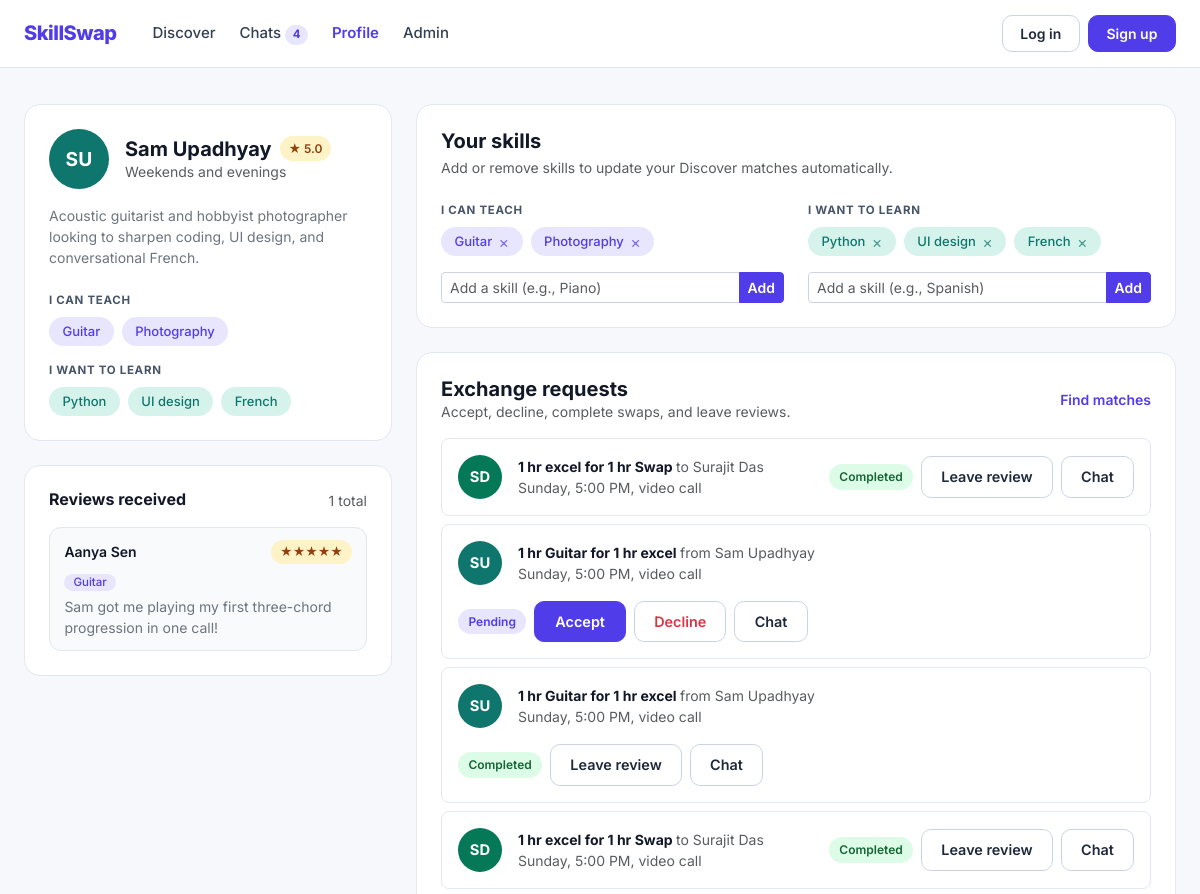
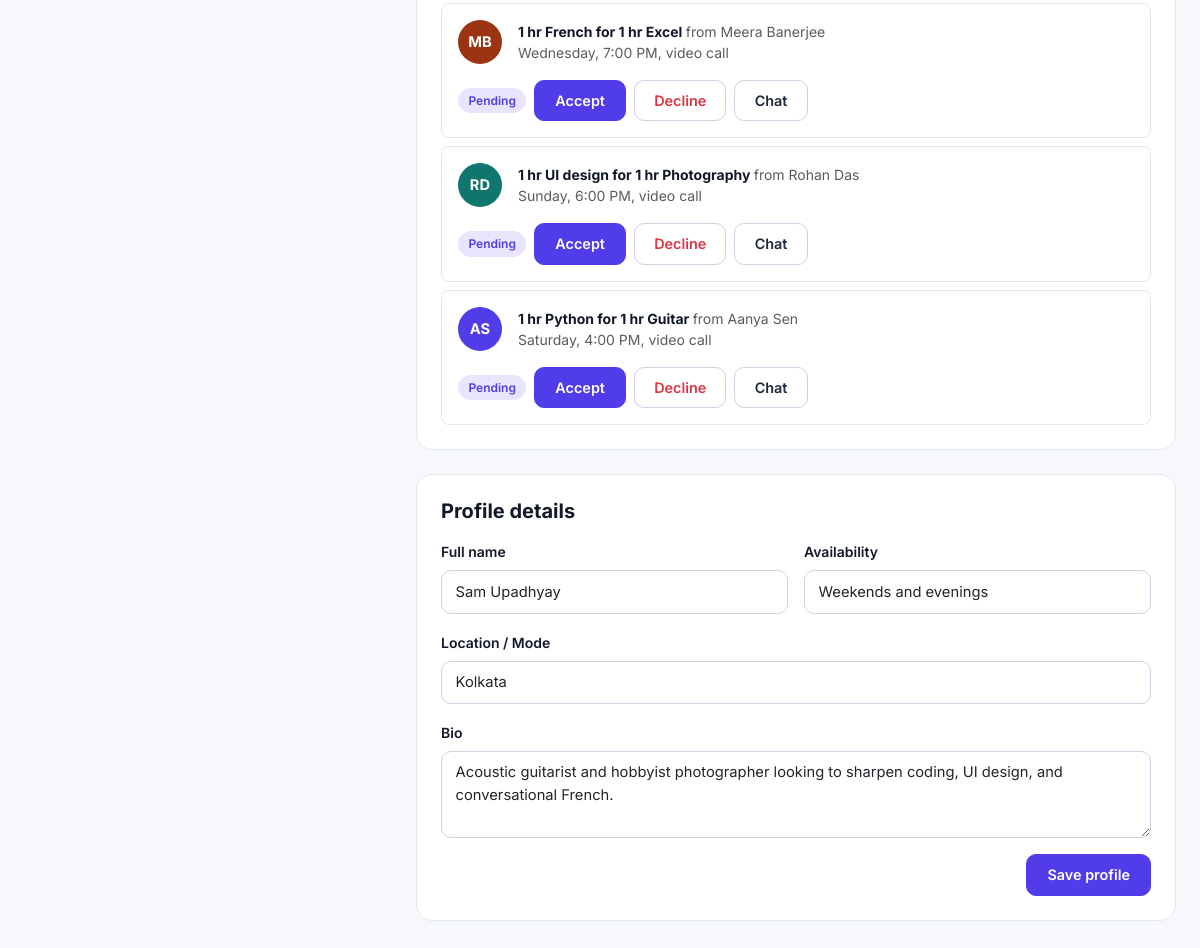
The app's page /profile.php with its own data (2 pictures, top to bottom).
### tables this page shows
CREATE TABLE users (
        id INTEGER PRIMARY KEY AUTOINCREMENT,
        name TEXT NOT NULL,
        email TEXT NOT NULL UNIQUE,
        password_hash TEXT NOT NULL,
        initials TEXT NOT NULL,
        avatar_color TEXT NOT NULL DEFAULT '#503CE8',
        availability TEXT NOT NULL DEFAULT 'Weekends, online',
        location TEXT NOT NULL DEFAULT 'Online',
        bio TEXT NOT NULL DEFAULT '',
        created_at TEXT NOT NULL DEFAULT CURRENT_TIMESTAMP
    , role TEXT NOT NULL DEFAULT 'user', status TEXT NOT NULL DEFAULT 'active');

CREATE TABLE reviews (
        id INTEGER PRIMARY KEY AUTOINCREMENT,
        reviewer_id INTEGER NOT NULL,
        reviewee_id INTEGER NOT NULL,
        proposal_id INTEGER DEFAULT NULL,
        rating INTEGER NOT NULL CHECK (rating BETWEEN 1 AND 5),
        skill_practiced TEXT NOT NULL DEFAULT '',
        comment TEXT NOT NULL DEFAULT '',
        created_at TEXT NOT NULL DEFAULT CURRENT_TIMESTAMP,
        FOREIGN KEY (reviewer_id) REFERENCES users(id) ON DELETE CASCADE,
        FOREIGN KEY (reviewee_id) REFERENCES users(id) ON DELETE CASCADE,
        FOREIGN KEY (proposal_id) REFERENCES swap_proposals(id) ON DELETE SET NULL
    );

CREATE TABLE "swap_proposals" (
        id INTEGER PRIMARY KEY AUTOINCREMENT,
        proposer_id INTEGER NOT NULL,
        recipient_id INTEGER NOT NULL,
        title TEXT NOT NULL,
        teach_skill TEXT NOT NULL DEFAULT '',
        learn_skill TEXT NOT NULL DEFAULT '',
        schedule_text TEXT NOT NULL,
        note TEXT NOT NULL DEFAULT '',
        status TEXT NOT NULL DEFAULT 'pending' CHECK (status IN ('pending', 'accepted', 'declined', 'completed', 'cancelled')),
        updated_at TEXT NOT NULL DEFAULT CURRENT_TIMESTAMP,
        FOREIGN KEY (proposer_id) REFERENCES users(id) ON DELETE CASCADE,
        FOREIGN KEY (recipient_id) REFERENCES users(id) ON DELETE CASCADE
    );

### includes/auth.php (called while the page is built, shortened)
<?php
function isLoggedIn(): bool
{
    return isset($_SESSION['user_id']) && (int)$_SESSION['user_id'] > 0;
}
function getActiveUserId(): int
{
    return 1;
}
function getUserWithSkills(PDO $pdo, int $userId): ?array
{
    $stmt = $pdo->prepare(
        'SELECT id, name, email, initials, avatar_color, availability, location, bio, role, status, created_at
         FROM users WHERE id = ?'
    );
    $stmt->execute([$userId]);
    $user = $stmt->fetch();
    $skillStmt = $pdo->prepare(
        'SELECT skill_name, skill_type FROM user_skills WHERE user_id = ? ORDER BY sort_order ASC, id ASC'
    );
    $skillStmt->execute([$userId]);
    $teach = [];
    $learn = [];
    foreach ($skillStmt->fetchAll() as $row) {
        if ($row['skill_type'] === 'teach') {
            $teach[] = $row['skill_name'];
        } else {
            $learn[] = $row['skill_name'];
        }
    }
    $revStmt = $pdo->prepare(
        'SELECT COUNT(*) AS cnt, COALESCE(ROUND(AVG(rating), 1), 0) AS avg_rating
         FROM reviews WHERE reviewee_id = ?'
    );
    $revStmt->execute([$userId]);
    $revStats = $revStmt->fetch() ?: ['cnt' => 0, 'avg_rating' => 0];
    $user['teach_skills'] = $teach;
    $user['learn_skills'] = $learn;
    $user['review_count'] = (int)$revStats['cnt'];
    $user['avg_rating'] = (float)$revStats['avg_rating'];
    return $user;
}
function getUserReviews(PDO $pdo, int $userId, int $limit = 10): array
{
    $stmt = $pdo->prepare(
        'SELECT r.*, u.name AS reviewer_name, u.initials AS reviewer_initials, u.avatar_color AS reviewer_color
         FROM reviews r
         JOIN users u ON u.id = r.reviewer_id
         WHERE r.reviewee_id = ?
         ORDER BY r.id DESC
         LIMIT ?'
    );
    $stmt->execute([$userId, $limit]);
    return $stmt->fetchAll();
}
function getCurrentUser(PDO $pdo): array
{
    $user = getUserWithSkills($pdo, getActiveUserId());
    return $user;
}
function e(string $value): string
{
    return htmlspecialchars($value, ENT_QUOTES, 'UTF-8');
}

### profile.php (the view, shortened to what this page needs)
<?php
require_once __DIR__ . '/includes/header.php';
$myId = (int)$currentUser['id'];
$swapsStmt = $pdo->prepare(
    'SELECT sp.*, u.id AS partner_id, u.name AS partner_name, u.initials AS partner_initials, u.avatar_color AS partner_color
     FROM swap_proposals sp
     JOIN users u ON u.id = CASE WHEN sp.proposer_id = :uid THEN sp.recipient_id ELSE sp.proposer_id END
     WHERE sp.proposer_id = :uid OR sp.recipient_id = :uid
     ORDER BY sp.id DESC'
);
$swapsStmt->execute([':uid' => $myId]);
$mySwaps = $swapsStmt->fetchAll();
$myReviews = getUserReviews($pdo, $myId, 15);
?>
<main class="container-xxl px-4 discover-layout">
  <div class="row g-4">
    <div class="col-lg-4">
      <div class="ss-card p-4">
        <div class="d-flex align-items-center gap-3 mb-3">
          <span class="avatar-circle avatar-circle-lg" id="profileAvatarPreview" style="background-color: <?= e($currentUser['avatar_color']) ?>;">
            <?= e($currentUser['initials']) ?>
          </span>
          <div>
            <div class="d-flex align-items-center gap-2">
              <h1 class="h5 fw-bold mb-0" id="profileNamePreview"><?= e($currentUser['name']) ?></h1>
              <?php if ($currentUser['review_count'] > 0): ?>
                <span class="rating-badge">★ <?= number_format((float)$currentUser['avg_rating'], 1) ?></span>
              <?php endif; ?>
            </div>
            <div class="text-muted small" id="profileAvailPreview"><?= e($currentUser['availability']) ?></div>
          </div>
        </div>
        <p class="text-secondary small mb-4" id="profileBioPreview">
          <?= e($currentUser['bio'] ?: 'Add a short bio so matches know your learning goals and teaching style.') ?>
        </p>
        <div class="mb-3">
          <div class="ss-section-label mb-2">I can teach</div>
          <div class="d-flex flex-wrap gap-2" id="profileTeachSummary">
            <?php foreach ($currentUser['teach_skills'] as $sk): ?>
              <span class="pill-teach"><?= e($sk) ?></span>
            <?php endforeach; ?>
          </div>
        </div>
        <div>
          <div class="ss-section-label mb-2">I want to learn</div>
          <div class="d-flex flex-wrap gap-2" id="profileLearnSummary">
            <?php foreach ($currentUser['learn_skills'] as $sk): ?>
              <span class="pill-learn"><?= e($sk) ?></span>
            <?php endforeach; ?>
          </div>
        </div>
      </div>
      <div class="ss-card p-4 mt-4">
        <div class="d-flex align-items-center justify-content-between mb-3">
          <h2 class="h6 fw-bold mb-0">Reviews received</h2>
          <span class="small text-muted"><?= count($myReviews) ?> total</span>
        </div>
        <?php if (empty($myReviews)): ?>
          <p class="text-muted small mb-0">Complete a skill exchange to start collecting reviews.</p>
        <?php else: ?>
          <div class="d-flex flex-column gap-2">
            <?php foreach ($myReviews as $rev): ?>
              <div class="review-item">
                <div class="d-flex align-items-center justify-content-between mb-1">
                  <span class="fw-semibold small"><?= e($rev['reviewer_name']) ?></span>
                  <span class="rating-badge"><?= str_repeat('★', (int)$rev['rating']) ?></span>
                </div>
                <?php if ($rev['skill_practiced'] !== ''): ?>
                  <div class="mb-1"><span class="pill-teach py-0 px-2" style="font-size: 0.72rem;"><?= e($rev['skill_practiced']) ?></span></div>
                <?php endif; ?>
                <div class="text-secondary small"><?= e($rev['comment']) ?></div>
              </div>
            <?php endforeach; ?>
          </div>
        <?php endif; ?>
      </div>
    </div>
    <div class="col-lg-8 d-flex flex-column gap-4">
      <div class="ss-card p-4">
        <h2 class="h5 fw-bold mb-1">Your skills</h2>
        <p class="text-muted small mb-4">Add or remove skills to update your Discover matches automatically.</p>
        <div class="row g-4">
          <div class="col-md-6">
            <div class="ss-section-label mb-2">I can teach</div>
            <div class="d-flex flex-wrap gap-2 mb-3" id="teachTagsContainer">
              <?php foreach ($currentUser['teach_skills'] as $sk): ?>
                <span class="pill-teach pill-removable" data-skill="<?= e($sk) ?>" data-type="teach">
                  <?= e($sk) ?>
                  <button type="button" class="pill-remove-btn" aria-label="Remove <?= e($sk) ?>">&times;</button>
                </span>
              <?php endforeach; ?>
            </div>
            <div class="input-group input-group-sm">
              <input type="text" class="form-control ss-input" id="addTeachInput" placeholder="Add a skill (e.g., Piano)">
              <button class="btn btn-ss-primary" type="button" id="addTeachBtn">Add</button>
            </div>
          </div>
          <div class="col-md-6">
            <div class="ss-section-label mb-2">I want to learn</div>
            <div class="d-flex flex-wrap gap-2 mb-3" id="learnTagsContainer">
              <?php foreach ($currentUser['learn_skills'] as $sk): ?>
                <span class="pill-learn pill-removable" data-skill="<?= e($sk) ?>" data-type="learn">
                  <?= e($sk) ?>
                  <button type="button" class="pill-remove-btn" aria-label="Remove <?= e($sk) ?>">&times;</button>
                </span>
              <?php endforeach; ?>
            </div>
            <div class="input-group input-group-sm">
              <input type="text" class="form-control ss-input" id="addLearnInput" placeholder="Add a skill (e.g., Spanish)">
              <button class="btn btn-ss-primary" type="button" id="addLearnBtn">Add</button>
            </div>
          </div>
        </div>
      </div>
      <div class="ss-card p-4">
        <div class="d-flex align-items-center justify-content-between mb-3">
          <div>
            <h2 class="h5 fw-bold mb-0">Exchange requests</h2>
            <p class="text-muted small mb-0">Accept, decline, complete swaps, and leave reviews.</p>
          </div>
          <a href="discover.php" class="small fw-semibold text-decoration-none" style="color: var(--ss-primary);">Find matches</a>
        </div>
        <?php if (empty($mySwaps)): ?>
          <p class="text-muted small mb-0">No exchange requests yet. Visit Discover to request a swap.</p>
        <?php else: ?>
          <div class="d-flex flex-column gap-2" id="profileRequestsList">
            <?php foreach ($mySwaps as $sw): ?>
              <?php
                $isIncoming = (int)$sw['recipient_id'] === $myId;
                $st = $sw['status'];
              ?>
              <div class="d-flex flex-wrap align-items-center justify-content-between gap-3 p-3 rounded-3 border" style="border-color: var(--ss-border) !important;" data-request-row="<?= (int)$sw['id'] ?>">
                <div class="d-flex align-items-center gap-3">
                  <span class="avatar-circle" style="background-color: <?= e($sw['partner_color']) ?>;">
                    <?= e($sw['partner_initials']) ?>
                  </span>
                  <div>
                    <div class="fw-bold small">
                      <?= e($sw['title']) ?>
                      <span class="text-muted fw-normal">
                        <?= $isIncoming ? 'from ' : 'to ' ?><?= e($sw['partner_name']) ?>
                      </span>
                    </div>
                    <div class="text-muted small"><?= e($sw['schedule_text']) ?></div>
                  </div>
                </div>
                <div class="d-flex flex-wrap align-items-center gap-2">
                  <span class="status-pill status-<?= e($st) ?>" data-status-badge="<?= (int)$sw['id'] ?>"><?= e($st) ?></span>
                  <?php if ($st === 'pending'): ?>
                    <?php if ($isIncoming): ?>
                      <button type="button" class="btn btn-ss-primary btn-sm req-status-btn" data-id="<?= (int)$sw['id'] ?>" data-status="accepted">Accept</button>
                      <button type="button" class="btn btn-ss-outline btn-sm text-danger req-status-btn" data-id="<?= (int)$sw['id'] ?>" data-status="declined">Decline</button>
                    <?php else: ?>
                      <button type="button" class="btn btn-ss-outline btn-sm text-danger req-status-btn" data-id="<?= (int)$sw['id'] ?>" data-status="cancelled">Cancel</button>
                    <?php endif; ?>
                  <?php elseif ($st === 'accepted'): ?>
                    <button type="button" class="btn btn-ss-primary btn-sm req-status-btn" data-id="<?= (int)$sw['id'] ?>" data-status="completed">Mark completed</button>
                  <?php elseif ($st === 'completed'): ?>
                    <button
                      type="button"
                      class="btn btn-ss-outline btn-sm open-review-btn"
                      data-reviewee-id="<?= (int)$sw['partner_id'] ?>"
                      data-reviewee-name="<?= e($sw['partner_name']) ?>"
                      data-proposal-id="<?= (int)$sw['id'] ?>"
                      data-skill="<?= e($sw['teach_skill'] ?: $sw['learn_skill']) ?>"
                    >
                      Leave review
                    </button>
                  <?php endif; ?>
                  <a href="chats.php?user_id=<?= (int)$sw['partner_id'] ?>" class="btn btn-ss-outline btn-sm">Chat</a>
                </div>
              </div>
            <?php endforeach; ?>
          </div>
        <?php endif; ?>
      </div>
      <div class="ss-card p-4">
        <h2 class="h5 fw-bold mb-3">Profile details</h2>
        <form id="profileDetailsForm">
          <div class="row g-3 mb-3">
            <div class="col-md-6">
              <label for="profileName" class="form-label small fw-semibold">Full name</label>
              <input type="text" class="form-control ss-input" id="profileName" name="name" value="<?= e($currentUser['name']) ?>" required>
            </div>
            <div class="col-md-6">
              <label for="profileAvailability" class="form-label small fw-semibold">Availability</label>
              <input type="text" class="form-control ss-input" id="profileAvailability" name="availability" value="<?= e($currentUser['availability']) ?>" required>
            </div>
          </div>
          <div class="mb-3">
            <label for="profileLocation" class="form-label small fw-semibold">Location / Mode</label>
            <input type="text" class="form-control ss-input" id="profileLocation" name="location" value="<?= e($currentUser['location']) ?>">
          </div>
          <div class="mb-3">
            <label for="profileBio" class="form-label small fw-semibold">Bio</label>
            <textarea class="form-control ss-input" id="profileBio" name="bio" rows="3"><?= e($currentUser['bio']) ?></textarea>
          </div>
          <div class="d-flex justify-content-end">
            <button type="submit" class="btn btn-ss-primary">Save profile</button>
          </div>
        </form>
      </div>
    </div>
  </div>
</main>
<?php require_once __DIR__ . '/includes/footer.php'; ?>

### records on screen
users: initials "SU", name "Sam Upadhyay", availability "Weekends and evenings", bio "Acoustic guitarist and hobbyist photographer looking to sharpen coding, UI design, and conversational French.", location "Kolkata"
reviews: reviewer.name "Aanya Sen", rating "★★★★★", skill_practiced "Guitar", comment "Sam got me playing my first three-chord progression in one call!"
swap_proposals: recipient.initials "SD", title "1 hr excel for 1 hr Swap", shows "to", recipient.name "Surajit Das", schedule_text "Sunday, 5:00 PM, video call", status "Completed"
swap_proposals: recipient.initials "SU", title "1 hr Guitar for 1 hr excel", shows "from", recipient.name "Sam Upadhyay", schedule_text "Sunday, 5:00 PM, video call", status "Pending"
swap_proposals: recipient.initials "SU", title "1 hr Guitar for 1 hr excel", shows "from", recipient.name "Sam Upadhyay", schedule_text "Sunday, 5:00 PM, video call", status "Completed"
swap_proposals: recipient.initials "SD", title "1 hr excel for 1 hr Swap", shows "to", recipient.name "Surajit Das", schedule_text "Sunday, 5:00 PM, video call", status "Completed"
swap_proposals: proposer.initials "MB", title "1 hr French for 1 hr Excel", shows "from", proposer.name "Meera Banerjee", schedule_text "Wednesday, 7:00 PM, video call", status "Pending"
swap_proposals: proposer.initials "RD", title "1 hr UI design for 1 hr Photography", shows "from", proposer.name "Rohan Das", schedule_text "Sunday, 6:00 PM, video call", status "Pending"
swap_proposals: proposer.initials "AS", title "1 hr Python for 1 hr Guitar", shows "from", proposer.name "Aanya Sen", schedule_text "Saturday, 4:00 PM, video call", status "Pending"

### other values on screen
$pendingIncomingCount "4"
$currentUser['avg_rating'] "5.0"
$sk "Guitar"
$sk "Photography"
$sk "Python"
$sk "UI design"
$sk "French"
count($myReviews) "1"
